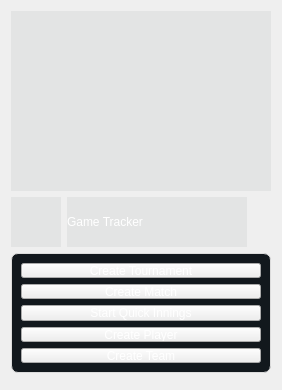
      <widget class="QWidget" name="tab">
       <property name="minimumSize">
        <size>
         <width>0</width>
         <height>390</height>
        </size>
       </property>
       <property name="contextMenuPolicy">
        <enum>Qt::ActionsContextMenu</enum>
       </property>
       <property name="acceptDrops">
        <bool>true</bool>
       </property>
       <property name="accessibleName">
        <string/>
       </property>
       <property name="autoFillBackground">
        <bool>false</bool>
       </property>
       <property name="styleSheet">
        <string notr="true">QMainWindow{
	background-color: rgb(48, 48, 48);
	
}
QLabel{
	font: 75 12pt &quot;MS Shell Dlg 2&quot;;
	color: white;
	background-color:rgba(8, 21, 12,5%);
}
QGroupBox{
	font: 75 7pt &quot;MS Shell Dlg 2&quot;;
	color: white;
	border-radius: 7px;
	border: 1px solid rgb(220, 220, 220);
	background-color:rgb(18, 24, 29);
}
QPushButton{
	color:white;
}
</string>
       </property>
       <attribute name="title">
        <string>Main</string>
       </attribute>
       <layout class="QFormLayout" name="formLayout">
        <item row="0" column="0">
         <widget class="QLabel" name="label_14">
          <property name="minimumSize">
           <size>
            <width>260</width>
            <height>180</height>
           </size>
          </property>
          <property name="maximumSize">
           <size>
            <width>500</width>
            <height>600</height>
           </size>
          </property>
          <property name="styleSheet">
           <string notr="true">QLabel{
	background-image: url(:/new/prefix1/bat.png);

}</string>
          </property>
          <property name="text">
           <string/>
          </property>
         </widget>
        </item>
        <item row="1" column="0">
         <layout class="QHBoxLayout" name="horizontalLayout">
          <item>
           <widget class="QLabel" name="label">
            <property name="minimumSize">
             <size>
              <width>50</width>
              <height>50</height>
             </size>
            </property>
            <property name="maximumSize">
             <size>
              <width>50</width>
              <height>50</height>
             </size>
            </property>
            <property name="styleSheet">
             <string notr="true">QLabel{
	image: url(:/new/prefix1/ico.ico)
}</string>
            </property>
            <property name="text">
             <string/>
            </property>
           </widget>
          </item>
          <item>
           <widget class="QLabel" name="label_8">
            <property name="minimumSize">
             <size>
              <width>180</width>
              <height>0</height>
             </size>
            </property>
            <property name="styleSheet">
             <string notr="true">QLabel{
	font: 16pt &quot;BankGothic Md BT&quot;;
}
</string>
            </property>
            <property name="text">
             <string>Game Tracker</string>
            </property>
           </widget>
          </item>
         </layout>
        </item>
        <item row="2" column="0">
         <widget class="QGroupBox" name="groupBox">
          <property name="sizePolicy">
           <sizepolicy hsizetype="Minimum" vsizetype="Minimum">
            <horstretch>0</horstretch>
            <verstretch>0</verstretch>
           </sizepolicy>
          </property>
          <property name="minimumSize">
           <size>
            <width>260</width>
            <height>120</height>
           </size>
          </property>
          <property name="maximumSize">
           <size>
            <width>120</width>
            <height>120</height>
           </size>
          </property>
          <property name="alignment">
           <set>Qt::AlignBottom|Qt::AlignHCenter</set>
          </property>
          <layout class="QVBoxLayout" name="verticalLayout">
           <item>
            <widget class="QPushButton" name="Tournament">
             <property name="minimumSize">
              <size>
               <width>0</width>
               <height>15</height>
              </size>
             </property>
             <property name="text">
              <string>Create Tournament</string>
             </property>
            </widget>
           </item>
           <item>
            <widget class="QPushButton" name="Match3">
             <property name="minimumSize">
              <size>
               <width>0</width>
               <height>15</height>
              </size>
             </property>
             <property name="text">
              <string>Create Match</string>
             </property>
            </widget>
           </item>
           <item>
            <widget class="QPushButton" name="Match2">
             <property name="minimumSize">
              <size>
               <width>0</width>
               <height>15</height>
              </size>
             </property>
             <property name="text">
              <string>Start Quick Innings</string>
             </property>
            </widget>
           </item>
           <item>
            <widget class="QPushButton" name="Player">
             <property name="minimumSize">
              <size>
               <width>0</width>
               <height>15</height>
              </size>
             </property>
             <property name="text">
              <string>Create Player</string>
             </property>
            </widget>
           </item>
           <item>
            <widget class="QPushButton" name="Team">
             <property name="minimumSize">
              <size>
               <width>0</width>
               <height>15</height>
              </size>
             </property>
             <property name="text">
              <string>Create Team</string>
             </property>
            </widget>
           </item>
          </layout>
         </widget>
        </item>
       </layout>
      </widget>
